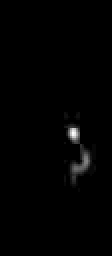
//> input picture frame 74 of build/demo.avi, 56 x 128 px (shown 2 times larger)
$ ./main   (built with g++ and OpenCV 4)
//> lines starting //> are read from the running program, lines starting //| are printed output that depends on the picture; after the words box and inside, x2 and y2 are one past the last pixel; in counts of white or black regions, pixels touching at a corner belong together
#include <opencv2/highgui.hpp>
#include <opencv2/video.hpp>
#include <opencv2/imgproc.hpp>
#include <vector>
#include <iostream>
#include <fstream>
#include <chrono>
using namespace std;
using namespace cv;

// 压力数据类，用于存放压力数据
// 这个类相比发给你们的做了一些改动
class PressureData
{
public:
	double Mx, My, force, Fx, Fy;
	// contours是脚的轮廓
	vector<vector<cv::Point>> contours;
	PressureData();
	PressureData(double Mx, double My, double force);
	// 运算符重载，使得我们的类的对象支持如下操作：data1 = data2
	PressureData& operator=(const PressureData& pData)
	{
		// 处理自我赋值，如 data = data的情形
		if (this == &pData) return *this;
		Mx = pData.Mx;
		My = pData.My;
		force = pData.force;
		Fx = pData.Fx;
		Fy = pData.Fy;
		contours = pData.contours;
		// 处理链式赋值： data1 = data2 = data3
		return *this;
	}
	// 用友元函数交换两个对象的数值，注意使用了引用参数
	inline friend void swap(PressureData& p1, PressureData& p2)
	{
		swap(p1.Mx, p2.Mx);
		swap(p1.My, p2.My);
		swap(p1.force, p2.force);
		swap(p1.Fx, p2.Fx);
		swap(p1.Fy, p2.Fy);
		swap(p1.contours, p2.contours);
	}
	// 输出数据
	inline void printData()
	{
		printf("Mx: %f\tMy: %f\t Force: %f\tFx: %f\tFy: %f\n", Mx, My, force, Fx, Fy);
	}
	// 用于清空数据
	inline void clear()
	{
		Mx = My = force = Fx = Fy = -1;
		contours.clear();
	}
};
PressureData::PressureData()
{
	// -1表示无意义、不存在
	Mx = My = force = Fx = Fy = -1;
}
PressureData::PressureData(double _Mx, double _My, double _force)
{
	Mx = _Mx;
	My = _My;
	force = _force;
	// 压力中心的位置其实就是力臂
	// 即力矩除以力的大小
	Fx = Mx / _force;
	Fy = My / _force;
}

// 这个类帮助我们保存数据到文件，选用csv文件，它可以很方便地用Excel打开为表格格式
// 而且csv又是一个文本文件，足够简单
class DataSaver
{
public:
	ofstream file;
	// 构造函数：打开文件并输出表格的头
	DataSaver()
	{
		file.open("data.csv");
		file<<"Left force,Left X,Left Y,Right force,Right X,Right Y\n";
	}
	// 析构函数关闭文件，无需手动关闭
	~DataSaver()
	{
		file.close();
	}
	void save(const PressureData& lData, const PressureData& rData)
	{
		file<<lData.force<<","<<lData.Fx<<","<<lData.Fy<<",";
		file<<rData.force<<","<<rData.Fx<<","<<rData.Fy<<"\n";
	}
};

int main()
{
	VideoCapture cap("demo.avi");
	DataSaver saver;
	VideoWriter writer("result.avi", VideoWriter::fourcc('M', 'J', 'P', 'G'), 30.0, Size(56, 128));
	Mat frame;
	int delay = 1000/30;
	namedWindow("Frame", cv::WINDOW_NORMAL);
	/*
		下面的窗口展示了处理的中间过程
	*/
	// namedWindow("Binary", cv::WINDOW_NORMAL);
	// namedWindow("leftMask", cv::WINDOW_NORMAL);
	// namedWindow("rightMask", cv::WINDOW_NORMAL);
	// namedWindow("left", cv::WINDOW_NORMAL);
	// namedWindow("right", cv::WINDOW_NORMAL);

	// 创建一个结构，用于之后的膨胀操作
	Mat dilateEle = getStructuringElement(cv::MORPH_DILATE, cv::Size(5, 15));
	// 分别存放左、右脚的数据
	PressureData lData;
	PressureData rData;
	while (true)
	{
		auto start = std::chrono::high_resolution_clock::now();
		cap >> frame;
//> frame is the input picture: 128 rows x 56 cols, CV_8UC3; min 0, max 31, mean 0.2
		if (frame.empty()) break;
		Mat grey;
		Mat binary;
		// 如果你想让图像看上去亮一些，取消下一行的注释
		// frame *= 10;
		// 下面这一行在原图像的头顶和左侧各添加一排数据，你也可以不添加
		// copyMakeBorder(frame, frame, 1, 0, 1, 0, BORDER_CONSTANT, Scalar(0));
		cvtColor(frame, grey, COLOR_BGR2GRAY);
		threshold(grey, binary, 0, 255, THRESH_BINARY);
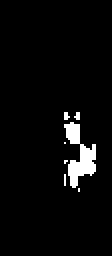
//> binary: 128 rows x 56 cols, CV_8UC1 (shown 2 times larger); 3.9% white; 7 white regions (6 under 20 px), largest, box (x1, y1, x2, y2) and area: (32, 61, 48, 94) 246
		// 请思考一下膨胀的作用
		dilate(binary, binary, dilateEle, Point(-1,-1), 1);
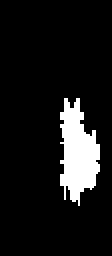
//> binary: 128 rows x 56 cols, CV_8UC1 (shown 2 times larger); 9.6% white; 1 white region
		vector<vector<Point2i>> contours, leftContour, rightContour;
		findContours(binary, contours, RETR_EXTERNAL, CHAIN_APPROX_NONE);
//> contours = 1 contour; box (x1, y1, x2, y2) and area: (30, 49, 50, 103) 608
		assert (contours.size()<3); // serious error, 之后加入报错机制

		// 没有轮廓，说明压力图中无数据，可以读入下一图片了
		if (contours.size()<1)
		{
			cout << "No foot detected!" << endl;
			writer << frame;
			imshow("Frame", frame);
			// waitKey(delay);
			saver.save(lData, rData);
			continue;
		}
		// leftMask 是掩模
		Mat leftMask = Mat::zeros(Size(frame.cols, frame.rows), CV_8UC1);
		Mat left = Mat::zeros(Size(frame.cols, frame.rows), CV_8UC1);

		if (contours.size() == 1)
		{
			// 如只有一个轮廓，说明只检测到一只脚
			Rect r = boundingRect(Mat(contours[0]));
//> r = Rect(30, 49, 20, 54)
			Point center = (r.br()+r.tl())/2; // 获取外接矩形的中心
//> center = Point(40, 76)

			// 暂时假定检测到的是左脚
			// 画轮廓，其中-1参数表示把轮廓里面画满，即将脚型填充为白色
			drawContours(leftMask, contours, -1, Scalar(255), -1);
			// 利用掩模操作，将轮廓内的数据复制到left，而其他部分不复制
			grey.copyTo(left, leftMask);
			// 现在left图像内，只有单只脚
			// 利用矩这个类，获取力矩
			Moments lM = moments(left);
//> lM = moments, m00 1727, centre m10/m00, m01/m00 = (38.44, 74.55)
			// 注意这个构造函数可以由力矩和力求得力臂的大小（即压力中心的位置）
			lData = PressureData(lM.m10, lM.m01, sum(left)[0]);
			lData.contours = contours;
//> lData.contours has the same summary as contours
			// 再检查一次有无错误
			if (lData.Fx < frame.cols/2) swap(lData, rData);
		}
		else if(contours.size() == 2)
		{
			// 直到确有必要时，才创建对象，节约内存、时间
			Mat rightMask = Mat::zeros(Size(frame.cols, frame.rows), CV_8UC1);
			Mat right = Mat::zeros(Size(frame.cols, frame.rows), CV_8UC1);
			leftContour.push_back(contours[1]);
			rightContour.push_back(contours[0]);
			drawContours(leftMask, leftContour, -1, Scalar(255), -1);
			drawContours(rightMask, rightContour, -1, Scalar(255),-1);
			grey.copyTo(left, leftMask);
			grey.copyTo(right, rightMask);
			Moments lM = moments(left);
			lData = PressureData(lM.m10, lM.m01, sum(left)[0]);
			Moments rM = moments(right);
			rData = PressureData(rM.m10, rM.m01, sum(right)[0]);

			lData.contours = leftContour;
			rData.contours = rightContour;
			if (lData.Fx < rData.Fx) swap(lData, rData);
		}
		// 有则画出框来
		if (0 < lData.force)
		{
			rectangle(frame, boundingRect(lData.contours[0]), Scalar(0, 0, 255));
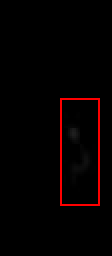
//> frame: 128 rows x 56 cols, CV_8UC3 (shown 2 times larger); 2.01% of pixels changed, all inside (x1, y1, x2, y2) = (30, 49, 50, 103)
		}
		if (0 < rData.force)
		{
			rectangle(frame, boundingRect(rData.contours[0]), Scalar(255, 0, 0));
		}
		cout << "Left" << endl;
		lData.printData();
		cout << "Right" << endl;
		rData.printData();
		imshow("Frame", frame);
		// [5 lines of commented-out code are left out]
		auto end = std::chrono::high_resolution_clock::now();
		std::chrono::duration<double> time = end - start;
		std::cout << "Time in milliseconds: " << time.count()*1000 << std::endl;
		saver.save(lData, rData);
		writer << frame;
		lData.clear();
//> in clear, `contours.clear();`: contours = 0 contours
		rData.clear();
		if (waitKey(delay) == 27) break; // 按下Esc可以结束运行
//> the Esc key is pressed
	}
	return 0;
}
